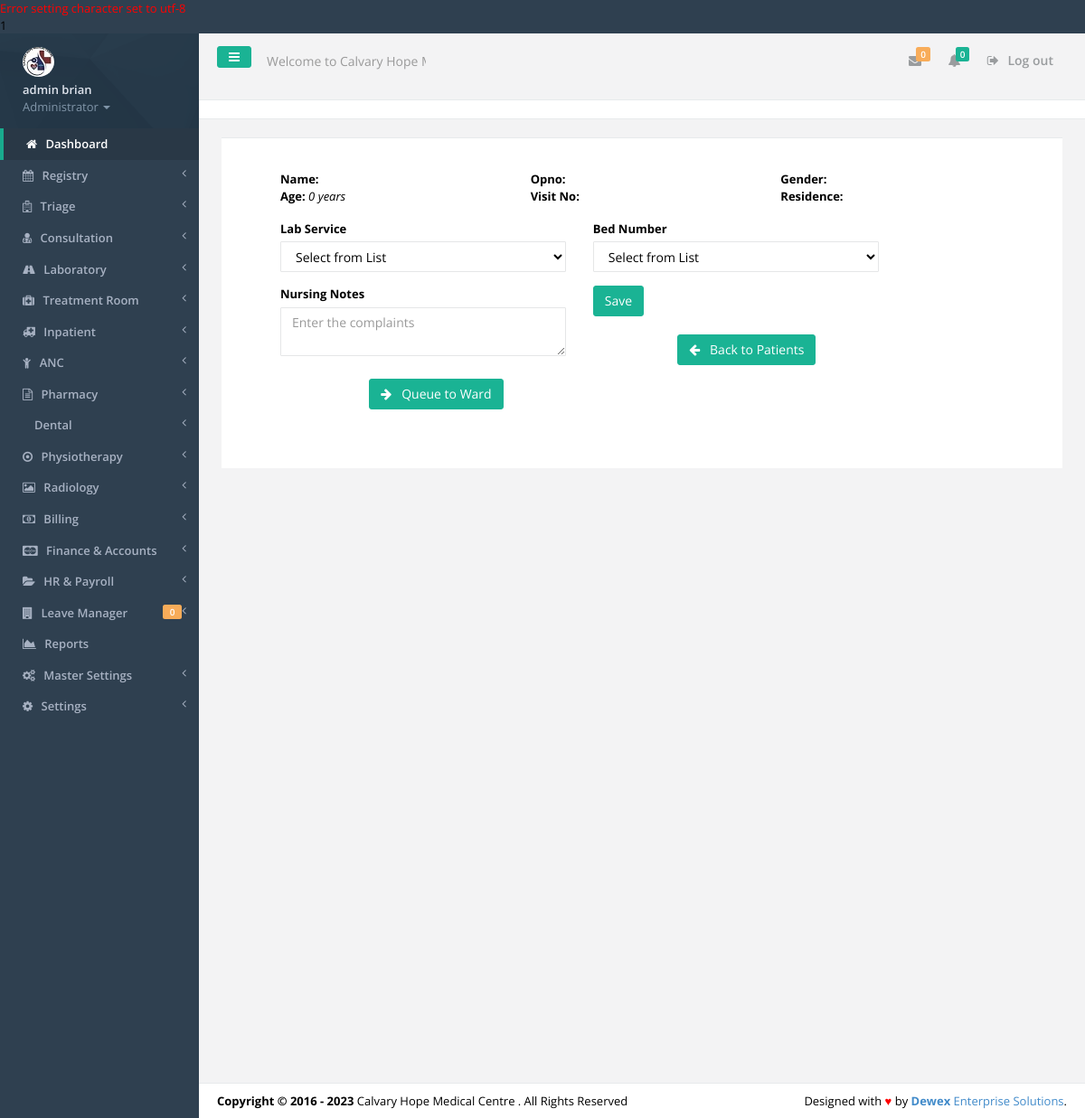
Screenshot of /admit.php (signed in) with the database file from the repository.
### tables this page shows
CREATE TABLE IF NOT EXISTS `tbl_users` (
  `id` int(11) NOT NULL,
  `f_name` varchar(30) NOT NULL,
  `s_name` varchar(30) NOT NULL,
  `id_no` varchar(30) NOT NULL,
  `email` varchar(30) NOT NULL,
  `phone` varchar(15) NOT NULL,
  `password` varchar(200) NOT NULL,
  `user_l` varchar(50) NOT NULL,
  `profile_image` varchar(45) NOT NULL,
  `active` varchar(30) NOT NULL
);

CREATE TABLE IF NOT EXISTS `tbl_settings` (
  `settings_id` int(11) NOT NULL,
  `slogan` varchar(100) NOT NULL,
  `l_status` varchar(10) NOT NULL,
  `system_name` varchar(30) NOT NULL,
  `campaigner_name` varchar(30) NOT NULL,
  `campaigner_short_name` varchar(30) NOT NULL,
  `campaign_location` varchar(30) NOT NULL,
  `seat` varchar(30) NOT NULL,
  `inst_date` varchar(15) NOT NULL,
  `photo` varchar(30) NOT NULL,
  `photo_size` varchar(10) NOT NULL,
  `photo_type` varchar(20) NOT NULL,
  `custom_reply_msg` varchar(500) NOT NULL,
  `address` varchar(50) NOT NULL,
  `phone` varchar(30) NOT NULL,
  `email` varchar(30) NOT NULL
);

### includes/authenticate.php (called while the page is built, shortened)
<?php
require_once 'inc/auth.php';
$signedemail = $_SESSION['email'];
$adminDetails = mysqli_query($dbconnect,"SELECT * FROM tbl_users WHERE email='$signedemail'");
$dd = mysqli_fetch_assoc($adminDetails);
$sfname = $dd['f_name'];
$ssname = $dd['s_name'];
$sidno = $dd['id_no'];
$user_l = $dd['user_l'];
	$getcountleaves =mysqli_query($dbconnect,"SELECT COUNT(*) as k FROM tbl_leavetransactions WHERE leavetrans_approver='$sidno' AND leavetrans_status='APPLIED'");
	$gcntttl1 = mysqli_fetch_array($getcountleaves);
	$leavestoapprove = $gcntttl1['k'];
?>

### inc/auth.php (called while the page is built, shortened)
<?php
include('config.php');
$dbhost = "localhost";
$dbuser = "root";
$dbpass = "";
$dbname = "agrovet";
$dbconnect = new mysqli($dbhost, $dbuser, $dbpass, $dbname);
$get_system_settings = mysqli_query($dbconnect,"SELECT * FROM tbl_settings LIMIT 1");
$smartC = mysqli_fetch_array($get_system_settings);
$smart_name = $smartC['system_name'];
?>

### admit.php (the view, shortened to what this page needs)
<?php include('includes/authenticate.php'); ?>
<!DOCTYPE html>
<html>
<head>
    <?php include('includes/meta.php');?>
	<?php
	$opno=$_GET['opno'];
	$visitno=$_GET['visitno'];
	$diff = date_diff(date_create($dob), date_create($todaydate));
	$agess = $diff->format('%y');
	$getConsultations = mysqli_query($dbconnect, "SELECT * FROM tbl_inpatient WHERE inpatient_visitno='$visitno' AND inpatient_opno='$opno'");
			$gc = mysqli_fetch_assoc($getConsultations);
			$inpatient_nursingnotes = $gc['inpatient_nursingnotes'];
?>
</head>
<body>
    <div id="wrapper">
	<?php include('includes/sidebar.php');?>
        <div id="page-wrapper" class="gray-bg">
        <div class="row border-bottom">
			<?php include('includes/top-nav.php'); ?>
        </div>
		<div class="row wrapper border-bottom white-bg page-heading">
            </div>
			<div class="wrapper wrapper-content">
                <div class="row">
					<div class="col-lg-12">
                    <div class="ibox float-e-margins">
                        <div class="ibox-content">
						    <div class="modal-body">
											<div class="row">
												<form role="form" method="post">
												<div class="col-sm-12">
												</div>
												<div class="col-sm-12">
													<div class="col-sm-4">
														<b>Name:</b> <i><?php echo $fnames; ?> <?php echo $lnames; ?></i></br>
														<b>Age:</b> <i><?php echo $agess; ?> years</i></br>
													</div>
													<div class="col-sm-4">
														<b>Opno:</b> <i><?php echo $opno; ?></i></br>
														<b>Visit No:</b> <i><?php echo $visitno; ?></i></br>
													</div>
													<div class="col-sm-4">
														<b>Gender:</b> <i><?php echo $gender; ?></i></br>
														<b>Residence:</b> <i><?php echo $residence; ?></i></br>
													</div>
												</div>
													<div class="col-sm-12">
														<div class="col-sm-5">
															<div class="form-group">
															<label>Lab Service</label>
															<select name="wardcode" required class="form-control" >
																	<option selected value="">Select from List</option>
															</select>
														</div>
														</div>
														<div class="col-sm-5">
															<div class="form-group">
															<label>Bed Number</label>
															<select name="bedno" required class="form-control" >
																	<option selected value="">Select from List</option>
															</select>
														</div>
														</div>
														<div class="col-lg-5">
														<label>Nursing Notes </label>
															<div class="form-group">
																<textarea name="inpatient_nursingnotes" class="form-control" placeholder="Enter the complaints" rows="2"><?php echo $inpatient_nursingnotes; ?></textarea>
															</div>
														</div>
														<div class="col-lg-4">
															<div class="form-group">
																<button name="add-consultations" class="btn btn-md btn-primary" type="submit">Save</button>
															</div>
														</div>
														<div class="col-lg-4">
															<div class="form-group">
																<p class="pull-right">
																	<span><a href="consultations.php"><button class="btn btn-primary" type="button"><i class="fa fa-arrow-left"></i>&nbsp;&nbsp;<span class="bold"> Back to Patients</span></button></a></span>
																</p>
															</div>
														</div>
														<div class="col-lg-4">
															<div class="form-group">
																<p class="pull-right">
																	<span><a href="queue.php?opno=<?php echo $opno; ?>&visitno=<?php echo $visitno; ?>&current_processstage=<?php echo $current_processstage;?>&c_id=<?php echo $c_id;?>"><button class="btn btn-primary" type="button"><i class="fa fa-arrow-right"></i>&nbsp;&nbsp;<span class="bold"> Queue to Ward</span></button></a></span>
																</p>
															</div>
														</div>
												</form>
											</div>
                                        </div>
						</div>
					 </div>
                </div>
				</div>
        </div>
		<?php include 'includes/footer.php'?>
        </div>
    </div>
</body>
</html>

### includes/sidebar.php (shortened to what this page needs)
<nav class="navbar-default navbar-static-side" role="navigation">
            <div class="sidebar-collapse">
                <ul class="nav" id="side-menu">
                    <li class="nav-header">
                        <div class="dropdown profile-element"> <span>
                            <img alt="image" class="img-circle" src="img/profile_small.jpg" />
                             </span>
                            <a data-toggle="dropdown" class="dropdown-toggle" href="#">
                            <span class="clear"> <span class="block m-t-xs"> <strong class="font-bold"><?php echo "$sfname $ssname";?></strong>
                             </span> <span class="text-muted text-xs block">Administrator <b class="caret"></b></span> </span> </a>
                        </div>
                    </li>
                    <li class="active">
                        <a href="index.php"><i class="fa fa-home"></i> <span class="nav-label">Dashboard</span></a>
                    </li>
					<?php
					if($user_l=='REGISTRY'||$user_l=='ADMINISTRATOR'){
					?>
					<li>
                        <a href="registry.php"><i class="fa fa-calendar"></i> <span class="nav-label">Registry </span><span class="fa arrow"></span></a>
                    </li>
					<?php
					}
					if($user_l=='TRIAGE'||$user_l=='ADMINISTRATOR'||$user_l=='TREATMENTROOM'){
					?>
					<li>
						<a href="#"><i class="fa fa-hospital-o"></i> <span class="nav-label">Triage </span><span class="fa arrow"></span></a>
					</li>
					<?php
					}
					if($user_l=='CONSULTATION'||$user_l=='ADMINISTRATOR'){
					?>
					<li>
                        <a href="#"><i class="fa fa-user-md"></i> <span class="nav-label">Consultation </span><span class="fa arrow"></span></a>
                    </li>
					<?php
					}
					if($user_l=='LABORATORY'||$user_l=='ADMINISTRATOR'){
					?>
					<li>
                        <a href="#"><i class="fa fa-road"></i> <span class="nav-label">Laboratory </span><span class="fa arrow"></span></a>
                    </li>
					<?php
					}
					if($user_l=='TRIAGE'||$user_l=='ADMINISTRATOR'||$user_l=='TREATMENTROOM'){
					?>
					<li>
                        <a href="#"><i class="fa fa-medkit"></i> <span class="nav-label">Treatment Room </span><span class="fa arrow"></span></a>
                    </li>
					<li>
                        <a href="#"><i class="fa fa-ambulance"></i> <span class="nav-label">Inpatient </span><span class="fa arrow"></span></a>
                    </li>
					<li>
                        <a href="#"><i class="fa fa-child"></i> <span class="nav-label">ANC </span><span class="fa arrow"></span></a>
                    </li>
					<?php
					}
					if($user_l=='PHARMACY'||$user_l=='ADMINISTRATOR'){
					?>
					<li>
                        <a href="#"><i class="fa fa-file-text-o"></i> <span class="nav-label">Pharmacy </span><span class="fa arrow"></span></a>
                    </li>
					<?php
					}
					if($user_l=='ADMINISTRATOR'){
					?>
					<li>
                        <a href="#"><i class="fa-solid fa-road"></i> <span class="nav-label">Dental </span><span class="fa arrow"></span></a>
                    </li>
					<li>
                        <a href="#"><i class="fa fa-dot-circle-o"></i> <span class="nav-label">Physiotherapy </span><span class="fa arrow"></span></a>
                    </li>
						<li>
                        <a href="#"><i class="fa fa-photo"></i> <span class="nav-label">Radiology </span><span class="fa arrow"></span></a>
                    </li>
					<?php
					}
					if($user_l=='REGISTRY'||$user_l=='ADMINISTRATOR'){
					?>
					<li>
                        <a href="#"><i class="fa fa-money"></i> <span class="nav-label">Billing </span><span class="fa arrow"></span></a>
                    </li>
					<?php
					}
					if($user_l=='ADMINISTRATOR'){
					?>
					<li>
                        <a href="#"><i class="fa fa-cc-mastercard"></i> <span class="nav-label">Finance & Accounts </span><span class="fa arrow"></span></a>
                    </li>
					<?php } ?>
					<li>
                        <a href="#"><i class="fa fa-folder-open"></i> <span class="nav-label">HR & Payroll </span><span class="fa arrow"></span></a>
                    </li>
					<li>
                        <a href="#"><i class="fa fa-building"></i> <span class="nav-label">Leave Manager </span><span class="fa arrow"></span><span class="label label-warning pull-right"><?php echo $leavestoapprove; ?></span></a>
                    </li>
					<?php
					if($user_l=='ADMINISTRATOR'){
					?>
					 <li>
                        <a href="reports.php"><i class="fa fa-area-chart"></i> <span class="nav-label">Reports</a>
                    </li>
                    <li>
                        <a href="#"><i class="fa fa-cogs"></i> <span class="nav-label">Master Settings</span><span class="fa arrow"></span></a>
                    </li>
                    <li>
                        <a href="#"><i class="fa fa-gear"></i> <span class="nav-label"> Settings</span><span class="fa arrow"></span></a>
                    </li>
					<?php
					}
					?>
                </ul>
            </div>
        </nav>

### includes/top-nav.php (shortened to what this page needs)
<nav class="navbar navbar-static-top" role="navigation" style="margin-bottom: 0">
        <div class="navbar-header">
            <a class="navbar-minimalize minimalize-styl-2 btn btn-primary " href="#"><i class="fa fa-bars"></i> </a>
            <form role="search" class="navbar-form-custom" method="post" action="search_results.html">
                <div class="form-group">
                    <input type="text" placeholder="Welcome to <?php echo $smart_name; ?>..." class="form-control" name="top-search" id="top-search">
                </div>
            </form>
        </div>
            <ul class="nav navbar-top-links navbar-right">
                <li>
                    <a class="count-info" tooltip="Unread" href="#">
                        <i class="fa fa-envelope"></i>  <span class="label label-warning">0</span>
                    </a>
                </li>
                <li>
                    <a class="count-info" data-toggle="dropdowhn" tooltip="Marked Important" href="#">
                        <i class="fa fa-bell"></i>  <span class="label label-primary">0</span>
                    </a>
                 </li>
				<li>
                    <a href="logout.php?logout">
                        <i class="fa fa-sign-out"></i> Log out
                    </a>
                </li>
            </ul>
	</nav>

### includes/footer.php
<div class="footer">
    <div class="pull-right">
        Designed with <span style="color:red">&hearts;</span> by <a href="mailto: isaacwex@gmail.com tel:0729522550" target="_blank" title="We're Dewex Enterprise Solutions" target="_blank" rel="dofollow"><strong>Dewex</strong> Enterprise Solutions</a>.
    </div>
    <div>
        <strong>Copyright &copy; 2016 - <?php echo date('Y'); ?></strong> <?php echo $smart_name; ?> . All Rights Reserved
    </div>
</div>

### rows the page displays
tbl_users: f_name "admin", s_name "brian"
tbl_settings: top-search "Welcome to Calvary Hope Medical Centre...", system_name "Calvary Hope Medical Centre"

### other values shown
$dbconnect->error() "1"
$leavestoapprove "0"
$agess "0"
